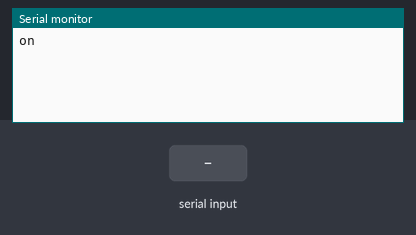
Bench run of a sketch on a simulated Arduino Mega 2560, built with avr-gcc and run on an emulated ATmega2560. Parts: the last lines printed to the serial monitor. The inputs (shaded band) are chosen by the test bench.

Above: at 1.2 s.
1.3 s: "1" received over the second serial link
At 2.0 s:
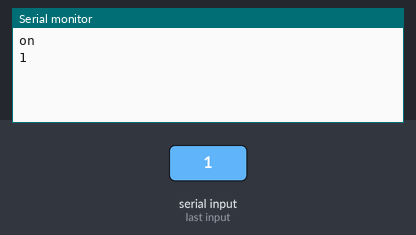
2.8 s: "0" received over the second serial link
At 3.2 s:
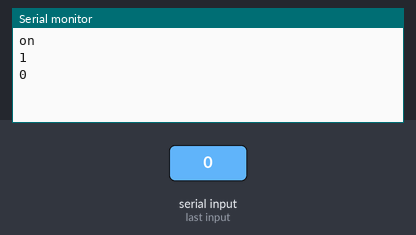
4.3 s: "2" received over the second serial link
At 5.6 s:
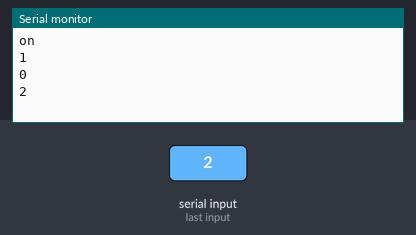

Measured:
- after the input at 1.3 s, the serial monitor: prints a new line at once (image 1)
- after the input at 2.8 s, the serial monitor: prints a new line at once (image 2)
- after the input at 4.3 s, the serial monitor: prints a new line at once (image 3)

The sketch:

sketch_jun20b.ino
```cpp
#include <SoftwareSerial.h>
#define RX 2 //Connect to the TX pin of the HC-12
#define TX 3 //Connect to the RX pin of the HC-12
#define MAX_DATA_SIZE 32 //16 bytes

int byteIndex = 0;
char inputBuffer[MAX_DATA_SIZE];
String inputData = "";

//SoftwareSerial HC12(RX, TX);

void clearInputBuffer()
{
  for(int i = 0; i < MAX_DATA_SIZE; i++)
    inputBuffer[i] = -1;
}

void printReceivedData()
{
    for(int i = 0; i < MAX_DATA_SIZE; i++)
    {
      Serial.print(inputBuffer[i]);
    }
    Serial.println("");

}

void readSerialData()
{
  inputData = "";
  if (Serial1.available() > 0) {
    while(Serial1.available() > 0)
    {
       //inputBuffer[byteIndex] = HC12.read();
       inputData += (char) Serial1.read();
       byteIndex++;
    }
    //printReceivedData();
    Serial.println(inputData);
    byteIndex = 0;
  }


}

void setup() {
  Serial.begin(9600);             // Serial port to computer
  Serial1.begin(9600);

  //HC12.begin(9600);               // Serial port to HC12

while (!Serial) {
    ; // espera hasta que el puerto Serie este conectado. No es necesario para USB nativa.
  }
  Serial.println("on");
}
void loop() {
  readSerialData();
  delay(20);
}
```
